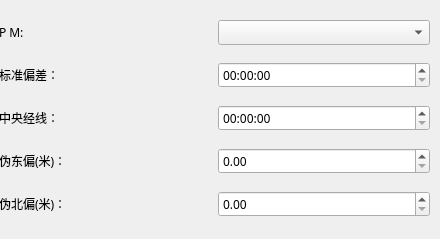
              <widget class="QWidget" name="PBZWW_Page">
               <widget class="QWidget" name="layoutWidget">
                <property name="geometry">
                 <rect>
                  <x>-1</x>
                  <y>9</y>
                  <width>431</width>
                  <height>221</height>
                 </rect>
                </property>
                <layout class="QVBoxLayout" name="verticalLayout_30">
                 <item>
                  <layout class="QHBoxLayout" name="horizontalLayout_132" stretch="1,1">
                   <item>
                    <widget class="QLabel" name="PBZWW_PMLabel">
                     <property name="font">
                      <font>
                       <family>Source Han Sans SC Medium</family>
                       <pointsize>9</pointsize>
                       <weight>7</weight>
                       <italic>false</italic>
                       <bold>false</bold>
                      </font>
                     </property>
                     <property name="text">
                      <string>P M:</string>
                     </property>
                    </widget>
                   </item>
                   <item>
                    <widget class="QComboBox" name="PBZWW_PMBox">
                     <property name="font">
                      <font>
                       <family>Source Han Sans SC Medium</family>
                       <pointsize>9</pointsize>
                       <weight>7</weight>
                       <italic>false</italic>
                       <bold>false</bold>
                      </font>
                     </property>
                    </widget>
                   </item>
                  </layout>
                 </item>
                 <item>
                  <layout class="QHBoxLayout" name="horizontalLayout_133" stretch="1,1">
                   <item>
                    <widget class="QLabel" name="label_126">
                     <property name="font">
                      <font>
                       <family>Source Han Sans SC Medium</family>
                       <pointsize>9</pointsize>
                       <weight>7</weight>
                       <italic>false</italic>
                       <bold>false</bold>
                      </font>
                     </property>
                     <property name="text">
                      <string>标准偏差：</string>
                     </property>
                    </widget>
                   </item>
                   <item>
                    <widget class="QTimeEdit" name="timeEdit_40">
                     <property name="font">
                      <font>
                       <family>Source Han Sans SC Medium</family>
                       <pointsize>9</pointsize>
                       <weight>7</weight>
                       <italic>false</italic>
                       <bold>false</bold>
                      </font>
                     </property>
                     <property name="inputMethodHints">
                      <set>Qt::ImhNone</set>
                     </property>
                     <property name="displayFormat">
                      <string>HH:mm:ss</string>
                     </property>
                    </widget>
                   </item>
                  </layout>
                 </item>
                 <item>
                  <layout class="QHBoxLayout" name="horizontalLayout_138" stretch="1,1">
                   <item>
                    <widget class="QLabel" name="label_131">
                     <property name="font">
                      <font>
                       <family>Source Han Sans SC Medium</family>
                       <pointsize>9</pointsize>
                       <weight>7</weight>
                       <italic>false</italic>
                       <bold>false</bold>
                      </font>
                     </property>
                     <property name="text">
                      <string>中央经线：</string>
                     </property>
                    </widget>
                   </item>
                   <item>
                    <widget class="QTimeEdit" name="timeEdit_41">
                     <property name="font">
                      <font>
                       <family>Source Han Sans SC Medium</family>
                       <pointsize>9</pointsize>
                       <weight>7</weight>
                       <italic>false</italic>
                       <bold>false</bold>
                      </font>
                     </property>
                     <property name="inputMethodHints">
                      <set>Qt::ImhNone</set>
                     </property>
                     <property name="displayFormat">
                      <string>HH:mm:ss</string>
                     </property>
                    </widget>
                   </item>
                  </layout>
                 </item>
                 <item>
                  <layout class="QHBoxLayout" name="horizontalLayout_139" stretch="1,1">
                   <item>
                    <widget class="QLabel" name="label_132">
                     <property name="font">
                      <font>
                       <family>Source Han Sans SC Medium</family>
                       <pointsize>9</pointsize>
                       <weight>7</weight>
                       <italic>false</italic>
                       <bold>false</bold>
                      </font>
                     </property>
                     <property name="text">
                      <string>伪东偏(米)：</string>
                     </property>
                    </widget>
                   </item>
                   <item>
                    <widget class="QDoubleSpinBox" name="doubleSpinBox_42">
                     <property name="font">
                      <font>
                       <family>Source Han Sans SC Medium</family>
                       <pointsize>9</pointsize>
                       <weight>7</weight>
                       <italic>false</italic>
                       <bold>false</bold>
                      </font>
                     </property>
                    </widget>
                   </item>
                  </layout>
                 </item>
                 <item>
                  <layout class="QHBoxLayout" name="horizontalLayout_140" stretch="1,1">
                   <item>
                    <widget class="QLabel" name="label_133">
                     <property name="font">
                      <font>
                       <family>Source Han Sans SC Medium</family>
                       <pointsize>9</pointsize>
                       <weight>7</weight>
                       <italic>false</italic>
                       <bold>false</bold>
                      </font>
                     </property>
                     <property name="text">
                      <string>伪北偏(米)：</string>
                     </property>
                    </widget>
                   </item>
                   <item>
                    <widget class="QDoubleSpinBox" name="doubleSpinBox_43">
                     <property name="font">
                      <font>
                       <family>Source Han Sans SC Medium</family>
                       <pointsize>9</pointsize>
                       <weight>7</weight>
                       <italic>false</italic>
                       <bold>false</bold>
                      </font>
                     </property>
                    </widget>
                   </item>
                  </layout>
                 </item>
                </layout>
               </widget>
              </widget>
